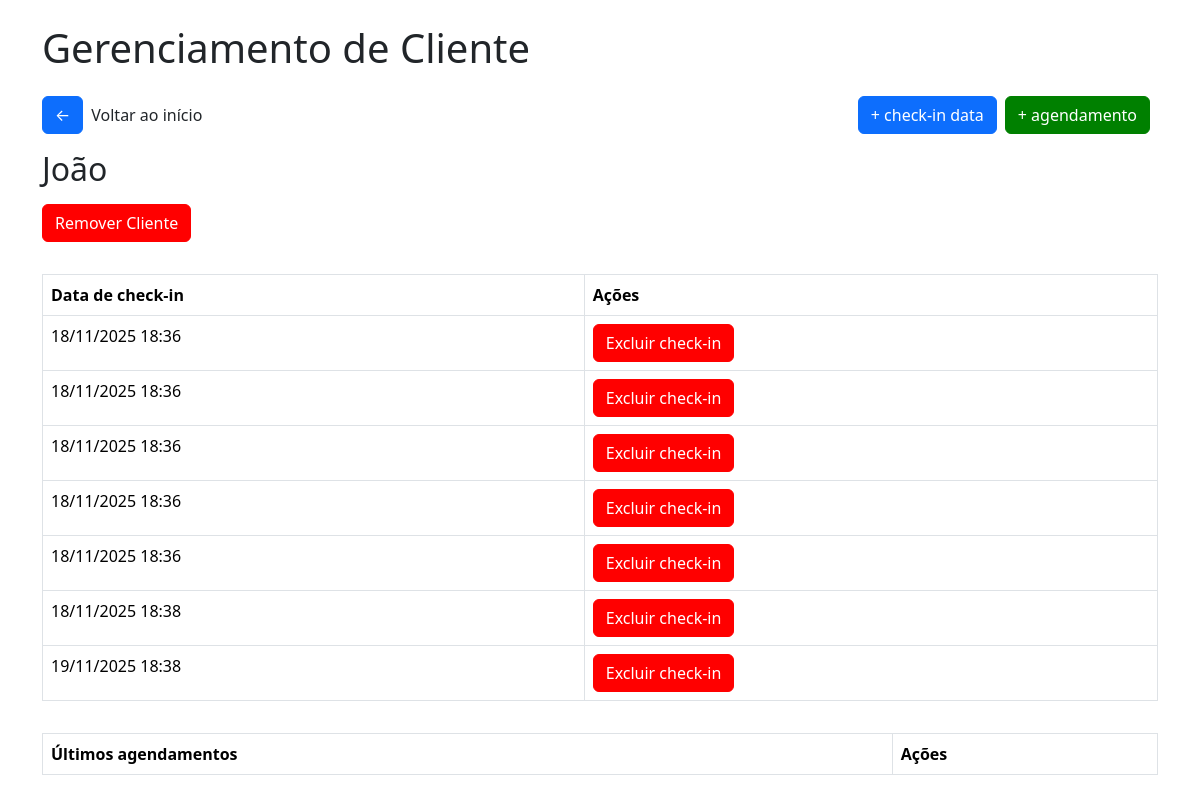
The page /clientemassagem/5 on the database as committed earlier.
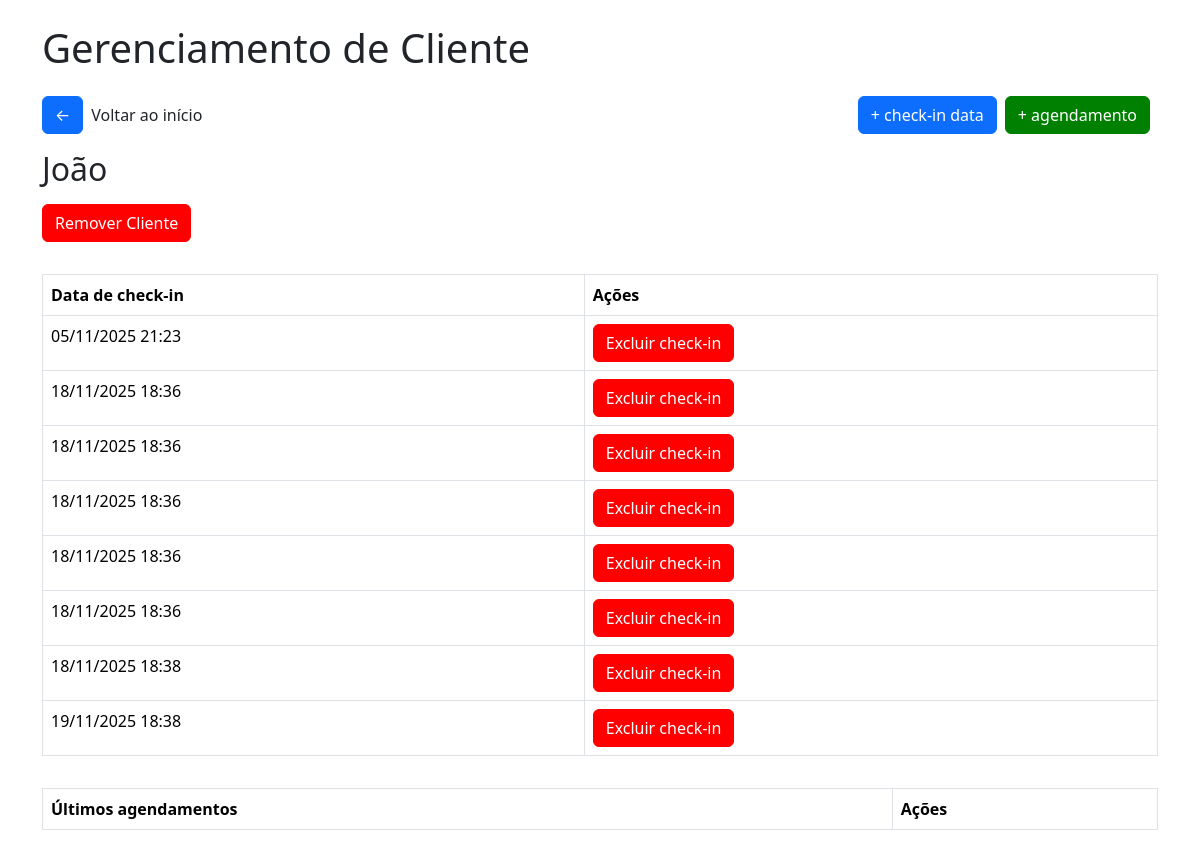
The same page on the database as committed later.
### tables this page shows
CREATE TABLE cliente_massagem (
        id INTEGER PRIMARY KEY AUTOINCREMENT,
        nome TEXT NOT NULL,
        status BOOLEAN DEFAULT FALSE,
        checkins INTEGER DEFAULT 0
    );

CREATE TABLE checkin_massagem (
        id INTEGER PRIMARY KEY AUTOINCREMENT,
        cliente_id INTEGER,
        data DATETIME,
        FOREIGN KEY(cliente_id) REFERENCES clientes(id)
    );

### app/views/massagem.py (the view)
@app.route('/clientemassagem/<int:cliente_id>')
def cliente_massagem(cliente_id):
    conn = get_db_connection()
    cliente = conn.execute("SELECT * FROM cliente_massagem WHERE id = ?", (cliente_id,)).fetchone()
    checkins = conn.execute("SELECT * FROM checkin_massagem WHERE cliente_id = ? ORDER BY data ASC", (cliente_id,))
    agendamentos = conn.execute("SELECT * FROM historico_agendamento_massagem WHERE cliente_id = ? ORDER BY data ASC", (cliente_id,))
    return render_template('massagem/cliente_massagem.html', cliente=cliente, checkins=checkins, agendamentos=agendamentos)

### app/model/model.py (called while the page is built)
def get_db_connection():
    conn = sqlite3.connect('checkins.db')
    conn.row_factory = sqlite3.Row
    return conn

### app/templates/massagem/cliente_massagem.html (shortened to what this page needs)
<!DOCTYPE html>
<html lang="pt-br">
<head>
    <link href="https://cdn.jsdelivr.net/npm/bootstrap@5.3.2/dist/css/bootstrap.min.css" rel="stylesheet">
    <link rel="stylesheet" href="{{url_for('static', filename='css/style.css')}}">
    <link rel="stylesheet" href="{{url_for('static', filename='css/modal.css')}}">
</head>
<body>
    <div class="container">
        <h1 class="mb-4">
            Gerenciamento de Cliente
        </h1>
        <div class="box-btn-home">
            <div class="box"><a href="/" class="btn btn-primary btn-home">&#x2190</a>
            <p>Voltar ao início</p></div>
            <div class="box">
                <a href="/adcheckindatamassagem/{{cliente.id}}" class="btn btn-primary btn-home">+ check-in data</a>
                <a href="/adicionaragendamentomassagem/{{cliente.id}}" class="btn btn-primary btn-home green">+ agendamento</a>
            </div>
        </div>
        <h2 class="mb-3">
            {{cliente.nome}}
        </h2>
        <button class="btn btn-primary btn-remover" id="openModal">Remover Cliente</button>
        <table class="table table-bordered table-checkin">
            <thead>
                <tr>
                <th>Data de check-in</th>
                <th>Ações</th>
                </tr>
            </thead>
            <tbody>
                {% for checkin in checkins %}
                <tr>
                <td>{{ checkin.data }}</td>
                <td><a href="/excluircheckinmassagem/{{checkin.id}}" class="btn btn-primary btn-remover excludecheckin">Excluir check-in</a></td>
                </tr>
                {% endfor %}
            </tbody>
        </table>
        <table class="table table-bordered table-checkin">
            <thead>
                <tr>
                <th>Últimos agendamentos</th>
                <th>Ações</th>
                </tr>
            </thead>
        </table>
</body>
</html>

### app/static/css/style.css (style rules this page uses)
body { padding: 24px; }
a { text-decoration: none; }
.btn-remover { background-color: red; border-color: red; }
.btn-home { margin-bottom: 16px; margin-right: 8px; }
.box-btn-home { width: 100%; display: flex; justify-content: space-between; align-items: center; }
.box-btn-home .box { display: flex; justify-content: center; align-items: center; }
.table-checkin { margin-top: 32px; }
.excludecheckin { color: white; }
.green { background-color: green; border-color:green; }

Rows that differ between the two databases and show on the page:
added checkin_massagem: data "05/11/2025 21:23"
